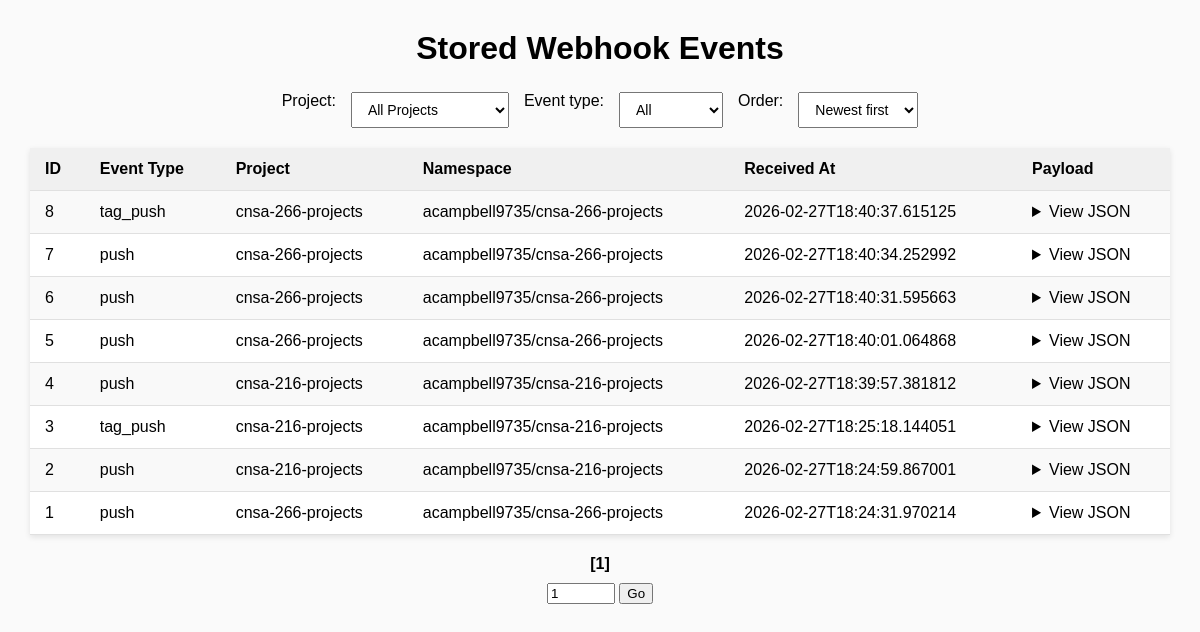
/dashboard, run on the app's committed database.
### tables this page shows
CREATE TABLE events (
            id INTEGER PRIMARY KEY AUTOINCREMENT,
            event_type TEXT,
            payload TEXT,
            received_at TEXT
        , project_id INTEGER, project_name TEXT, project_namespace TEXT, event_id TEXT);

### app.py (the view)
@app.route("/dashboard")
def dashboard():
    conn = get_db()
    page = int(request.args.get("page", 1))
    per_page = 20
    offset = (page - 1) * per_page
    order = request.args.get("order", "desc")
    if order not in ("asc", "desc"):
        order = "desc"
    projects = conn.execute(
        "SELECT DISTINCT project_name FROM events WHERE project_name IS NOT NULL ORDER BY project_name"
    ).fetchall()
    projects = [p["project_name"] for p in projects]
    selected_project = request.args.get("project")
    if selected_project and selected_project != "All":
        total = conn.execute(
            "SELECT COUNT(*) FROM events WHERE project_name = ?",
            (selected_project,)
        ).fetchone()[0]
        events = conn.execute(
            f"SELECT * FROM events WHERE project_name = ? ORDER BY id {order} LIMIT ? OFFSET ?",
            (selected_project, per_page, offset)
        ).fetchall()
    else:
        total = conn.execute("SELECT COUNT(*) FROM events").fetchone()[0]
        events = conn.execute(
            f"SELECT * FROM events ORDER BY id {order} LIMIT ? OFFSET ?",
            (per_page, offset)
        ).fetchall()
    total_pages = (total + per_page - 1) // per_page
    has_next = (page * per_page) < total
    has_prev = page > 1
    return render_template(
        "dashboard.html",
        events=events,
        projects=projects,
        selected_project=selected_project,
        page=page,
        has_next=has_next,
        has_prev=has_prev,
        total_pages=total_pages,
        order=order
    )

### database.py (called while the page is built)
def get_db():
    conn = sqlite3.connect("data/events.db")
    conn.row_factory = sqlite3.Row
    return conn

### templates/dashboard.html (shortened to what this page needs)
<!DOCTYPE html>
<html>
<head>
</head>
<body>
<h1>Stored Webhook Events</h1>
<div class="controls">
    <label for="project">Project:</label>
    <select id="project" name="project"
            onchange="location.href='?project=' + this.value + '&order={{ order }}'">
        <option value="All">All Projects</option>
    </select>
    <label for="filter">Event type:</label>
    <select id="filter">
        <option value="all">All</option>
    </select>
    <label for="order">Order:</label>
    <select id="order"
            onchange="location.href='?order=' + this.value + '{% if selected_project %}&project={{ selected_project }}{% endif %}'">
        <option value="desc" {% if order == 'desc' %}selected{% endif %}>Newest first</option>
    </select>
</div>
<table id="eventsTable">
    <tr>
        <th>ID</th>
        <th>Event Type</th>
        <th>Project</th>
        <th>Namespace</th>
        <th>Received At</th>
        <th>Payload</th>
    </tr>
    {% for event in events %}
    <tr data-type="{{ event['event_type'] }}">
        <td>{{ event['id'] }}</td>
        <td>{{ event['event_type'] }}</td>
        <td>{{ event['project_name'] }}</td>
        <td>{{ event['project_namespace'] }}</td>
        <td>{{ event['received_at'] }}</td>
        <td>
            <details>
                <summary>View JSON</summary>
            </details>
        </td>
    </tr>
    {% endfor %}
</table>
<div style="margin-top: 20px; text-align: center;">
    {% for p in range(1, total_pages + 1) %}
        {% if p == page %}
            <strong>[{{ p }}]</strong>
        {% else %}
            <a href="?page={{ p }}&order={{ order }}{% if selected_project %}&project={{ selected_project }}{% endif %}">
                {{ p }}
            </a>
        {% endif %}
    {% endfor %}
</div>
<div style="margin-top: 10px; text-align: center;">
    <form method="get" style="display: inline;">
        <input type="number" name="page" min="1" max="{{ total_pages }}" value="{{ page }}" style="width: 60px;">
        <button type="submit">Go</button>
    </form>
</div>
</body>
</html>

### templates/dashboard.html (style rules this page uses)
body { font-family: Arial, sans-serif; margin: 30px; background: #fafafa; }
h1 { text-align: center; margin-bottom: 25px; }
.controls { margin-bottom: 20px; display: flex; justify-content: center; gap: 15px; }
select { padding: 8px 12px; font-size: 14px; }
table { width: 100%; border-collapse: collapse; background: white; box-shadow: 0 2px 6px rgba(0,0,0,0.1); }
th, td { padding: 12px 15px; border-bottom: 1px solid #e0e0e0; vertical-align: top; }
th { background: #f0f0f0; text-align: left; font-weight: bold; }
tr:nth-child(even) { background: #f9f9f9; }
details { cursor: pointer; }

### data on the page
events: id "8", event_type "tag_push", project_name "cnsa-266-projects", project_namespace "acampbell9735/cnsa-266-projects", received_at "2026-02-27T18:40:37.615125"
events: id "7", event_type "push", project_name "cnsa-266-projects", project_namespace "acampbell9735/cnsa-266-projects", received_at "2026-02-27T18:40:34.252992"
events: id "6", event_type "push", project_name "cnsa-266-projects", project_namespace "acampbell9735/cnsa-266-projects", received_at "2026-02-27T18:40:31.595663"
events: id "5", event_type "push", project_name "cnsa-266-projects", project_namespace "acampbell9735/cnsa-266-projects", received_at "2026-02-27T18:40:01.064868"
events: id "4", event_type "push", project_name "cnsa-216-projects", project_namespace "acampbell9735/cnsa-216-projects", received_at "2026-02-27T18:39:57.381812"
events: id "3", event_type "tag_push", project_name "cnsa-216-projects", project_namespace "acampbell9735/cnsa-216-projects", received_at "2026-02-27T18:25:18.144051"
events: id "2", event_type "push", project_name "cnsa-216-projects", project_namespace "acampbell9735/cnsa-216-projects", received_at "2026-02-27T18:24:59.867001"
events: id "1", event_type "push", project_name "cnsa-266-projects", project_namespace "acampbell9735/cnsa-266-projects", received_at "2026-02-27T18:24:31.970214"

### other printed values
{{ p }} "1"
